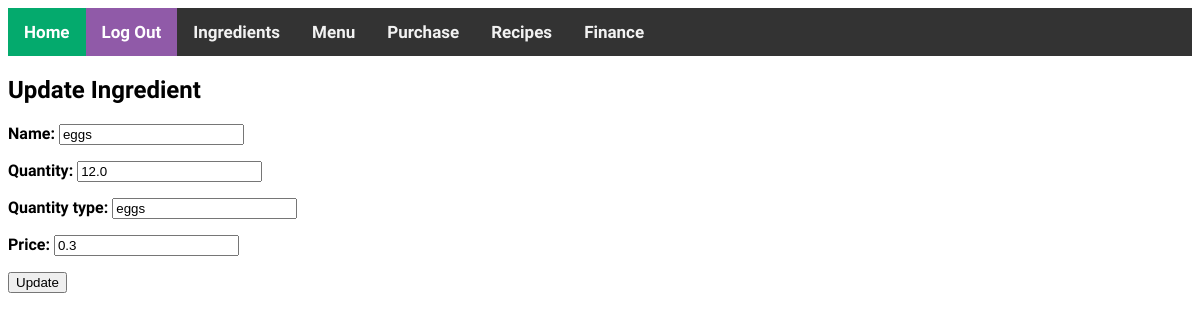
The page /ingredient/2/update (signed in) on the database its author committed.
### inventory/models.py (models this page shows, shortened)
class Ingredient(models.Model):
    name = models.CharField(max_length=200)
    quantity = models.FloatField(default=0)
    quantity_type = models.CharField(max_length=200)
    price = models.FloatField(default=0)

### inventory/views.py (the view)
# urls.py: path('ingredient/<pk>/update', views.IngredientUpdate.as_view(), name='update_ingredient'),
class IngredientUpdate(LoginRequiredMixin, UpdateView):
    template_name = 'inventory/update_ingredient.html'
    form_class = IngredientForm
    model = Ingredient

### inventory/forms.py
class IngredientForm(forms.ModelForm):
    class Meta:
        model = Ingredient
        fields = '__all__'

### inventory/templates/inventory/update_ingredient.html (shortened to what this page needs)
{% extends 'base.html' %}
{% load static %}
{% block content %}
<h2>Update Ingredient</h2>
<form method="post">
  {{ form.as_p }}
  <input type="submit" value="Update" />
</form>
{% endblock %}

### inventory/static/styles.css (style rules this page uses)
html { font-family: 'Sofia Sans', sans-serif; font-weight: bold; }

### rows shown on the page
Ingredient: name "eggs", quantity "12.0", quantity_type "eggs", price "0.3"
